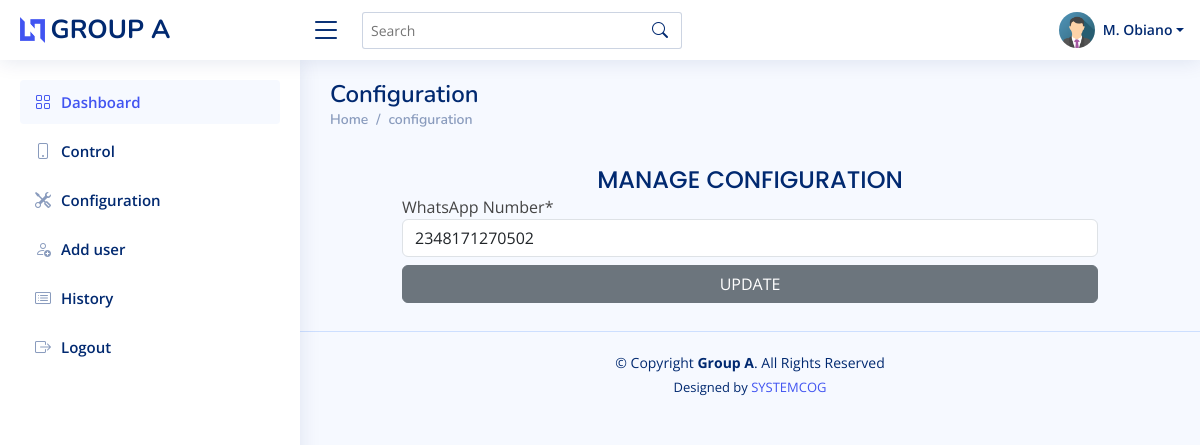
Screenshot of /configuration/ (signed in) with the database file from the repository.
### account/models.py (models this page shows)
class User(AbstractUser):
    phone = models.CharField(max_length=20, blank=True, null=True)
    password_reset = models.BooleanField(default=False)
    image = models.ImageField(default='passport.jpg', upload_to='passport')
    role = models.CharField(max_length=255, blank=True, null=True)
    threat_counter = models.IntegerField(default=0)
    disable_reason = models.TextField(max_length=200, blank=True, null=True)
    ip_address = models.CharField(max_length=20, blank=True, null=True)

class Config(models.Model):
    whatsapp_number = models.CharField(max_length=20, blank=True, null=True)
    acknowledge_request = models.BooleanField(default=True, blank=True, null=True)
    acknowledge_response = models.BooleanField(default=False, blank=True, null=True)
    connection_status = models.BooleanField(default=False, blank=True, null=True)

### account/decorators.py (the view)
        def wrapper_func(request, *args, **kwargs):
            group = None
            if request.user.groups.exists():
                group = request.user.groups.all()[0].name
            if group in allowed_roles:
                return view_func(request, *args, **kwargs)
            else:
                return render(request,'account/404.html')

### account/forms.py
class ConfigForm(forms.ModelForm):
    whatsapp_number = forms.IntegerField(label='WhatsApp Number',widget=forms.NumberInput(
        attrs={
            'class':'form-control',
            'placeholder':'234XXXXXXXXXX',
        }
    ))
    class Meta:
        model = Config
        fields = ['whatsapp_number']

### account/context_processors.py (called while the page is built)
def config_objects(request):
    from .models import Config
    if not Config.objects.all().exists():
        Config.objects.create()
    return {'config': Config.objects.get(id=1)}

### account/views.py (called while the page is built, shortened)
@login_required(login_url='login')
@allowed_users(allowed_roles=['visitor','admin'])
def config(request):
    user = request.user
    config = Config.objects.get(id=1)
    form = ConfigForm(instance=config)
    context = {
        'form':form,
    }
    return render(request, 'account/configuration.html', context)

### account/templates/account/configuration.html (shortened to what this page needs)
{% extends 'account/main.html' %}
{% load crispy_forms_tags %}
{% block content %}
<div class="pagetitle">
    <h1>Configuration</h1>
    <nav>
        <ol class="breadcrumb">
            <li class="breadcrumb-item"><a href="{% url 'home' %}">Home</a></li>
            <li class="breadcrumb-item">configuration</li>
        </ol>
    </nav>
</div>
<section class="section">
      <div class="row justify-content-center">
        <div class="col-lg-10 col-md-12">
            <div>
                <h5 class="card-title text-center pb-0 fs-4">MANAGE CONFIGURATION</h5>
            </div>
            <form action="" method="post">
                {{form|crispy}}
                <button type="button" class="btn btn-secondary my-2 w-100" data-bs-toggle="modal" data-bs-target="#config">UPDATE</button>
            </form>
        </div>
      </div>
</section>
{% endblock content %}

### account/templates/account/main.html (shortened to what this page needs)
{% load static %}
<!DOCTYPE html>
<html lang="en">
<head>
  <link href="{% static 'assets/vendor/bootstrap/css/bootstrap.min.css' %}" rel="stylesheet">
  <link href="{% static 'assets/vendor/bootstrap-icons/bootstrap-icons.css' %}" rel="stylesheet">
  <link href="{% static 'assets/vendor/boxicons/css/boxicons.min.css' %}" rel="stylesheet">
  <link href="{% static 'assets/vendor/quill/quill.snow.css' %}" rel="stylesheet">
  <link href="{% static 'assets/vendor/quill/quill.bubble.css' %}" rel="stylesheet">
  <link href="{% static 'assets/vendor/remixicon/remixicon.css' %}" rel="stylesheet">
  <link href="{% static 'assets/vendor/simple-datatables/style.css' %}" rel="stylesheet">
  <link href="{% static 'assets/css/style.css' %}" rel="stylesheet">
  <link rel="stylesheet" href="{% static 'toastr/toastr.min.css' %}">
</head>
<body>
  <header id="header" class="header fixed-top d-flex align-items-center">
    <div class="d-flex align-items-center justify-content-between">
      <a href="{% url 'home' %}" class="logo d-flex align-items-center">
        <img src="{% static 'assets/img/logo.png' %}" alt="">
        <span class="d-none d-lg-block">GROUP A</span>
      </a>
      <i class="bi bi-list toggle-sidebar-btn"></i>
    </div>
    <div class="search-bar">
      <form class="search-form d-flex align-items-center" method="POST" action="#">
        <input type="text" name="query" placeholder="Search" title="Enter search keyword">
        <button type="submit" title="Search"><i class="bi bi-search"></i></button>
      </form>
    </div>
    <nav class="header-nav ms-auto">
      <ul class="d-flex align-items-center">
        <li class="nav-item dropdown pe-3">
          <a class="nav-link nav-profile d-flex align-items-center pe-0" href="#" data-bs-toggle="dropdown">
            <img src="{{user.image.url}}" alt="Profile" class="rounded-circle">
            <span class="d-none d-md-block dropdown-toggle ps-2">{{user.first_name|first|upper}}. {{user.last_name}}</span>
          </a>
        </li>
      </ul>
    </nav>
  </header>
  <aside id="sidebar" class="sidebar">
    <ul class="sidebar-nav" id="sidebar-nav">
      <li class="nav-item">
        <a class="nav-link " href="{% url 'home' %}">
          <i class="bi bi-grid"></i>
          <span>Dashboard</span>
        </a>
      </li>
      <li class="nav-item">
        <a class="nav-link collapsed" href="{% url 'control' %}">
          <i class="bi bi-phone"></i>
          <span>Control</span>
        </a>
      </li>
      <li class="nav-item">
        <a class="nav-link collapsed" href="{% url 'config' %}">
          <i class="bi bi-tools"></i>
          <span>Configuration</span>
        </a>
      </li>
      <li class="nav-item">
        <a class="nav-link collapsed" href="{% url 'add-user' %}">
          <i class="bi bi-person-add"></i>
          <span>Add user</span>
        </a>
      </li>
      <li class="nav-item">
        <a class="nav-link collapsed" href="{% url 'log' %}">
          <i class="bi bi-card-list"></i>
          <span>History</span>
        </a>
      </li>
      <li class="nav-item">
        <a class="nav-link collapsed" href="{% url 'logout' %}">
          <i class="bi bi-box-arrow-right"></i>
          <span>Logout</span>
        </a>
      </li>
    </ul>
  </aside>
  <main id="main" class="main">
    {% block content %}{% endblock content %}
  </main>
  <footer id="footer" class="footer">
    <div class="copyright">
      &copy; Copyright <strong><span>Group A</span></strong>. All Rights Reserved
    </div>
    <div class="credits">
      Designed by <a href="https://bootstrapmade.com/">SYSTEMCOG</a>
    </div>
  </footer>
</body>
</html>

### account/static/assets/css/style.css (style rules this page uses)
:root { scroll-behavior: smooth; }
body { font-family: "Open Sans", sans-serif; background: #f6f9ff; color: #444444; }
a { color: #4154f1; text-decoration: none; }
h1, h2, h3, h4, h5, h6 { font-family: "Nunito", sans-serif; }
#main { margin-top: 60px; padding: 20px 30px; transition: all 0.3s; }
.pagetitle { margin-bottom: 10px; }
.pagetitle h1 { font-size: 24px; margin-bottom: 0; font-weight: 600; color: #012970; }
.card-title { padding: 20px 0 15px 0; font-size: 18px; font-weight: 500; color: #012970; font-family: "Poppins", sans-serif; }
.breadcrumb { font-size: 14px; font-family: "Nunito", sans-serif; color: #899bbd; font-weight: 600; }
.breadcrumb a { color: #899bbd; transition: 0.3s; }
.breadcrumb .breadcrumb-item::before { color: #899bbd; }
.logo { line-height: 1; }
@media (min-width: 1200px) { .logo { width: 280px; } }
.logo img { max-height: 26px; margin-right: 6px; }
.logo span { font-size: 26px; font-weight: 700; color: #012970; font-family: "Nunito", sans-serif; }
.header { transition: all 0.5s; z-index: 997; height: 60px; box-shadow: 0px 2px 20px rgba(1, 41, 112, 0.1); background-color: #fff; padding-left: 20px; }
.header .toggle-sidebar-btn { font-size: 32px; padding-left: 10px; cursor: pointer; color: #012970; }
.header .search-bar { min-width: 360px; padding: 0 20px; }
.header .search-form { width: 100%; }
.header .search-form input { border: 0; font-size: 14px; color: #012970; border: 1px solid rgba(1, 41, 112, 0.2); padding: 7px 38px 7px 8px; border-radius: 3px; transition: 0.3s; width: 100%; }
.header .search-form button { border: 0; padding: 0; margin-left: -30px; background: none; }
.header .search-form button i { color: #012970; }
.header-nav ul { list-style: none; }
.header-nav>ul { margin: 0; padding: 0; }
.header-nav .nav-profile { color: #012970; }
.header-nav .nav-profile img { max-height: 36px; }
.header-nav .nav-profile span { font-size: 14px; font-weight: 600; }
.sidebar { position: fixed; top: 60px; left: 0; bottom: 0; width: 300px; z-index: 996; transition: all 0.3s; padding: 20px; overflow-y: auto; scrollbar-width: thin; scrollbar-color: #aab7cf transparent; box-shadow: 0px 0px 20px rgba(1, 41, 112, 0.1); background-color: #fff; }
@media (min-width: 1200px) { #main, #footer { margin-left: 300px; } }
.sidebar-nav { padding: 0; margin: 0; list-style: none; }
.sidebar-nav li { padding: 0; margin: 0; list-style: none; }
.sidebar-nav .nav-item { margin-bottom: 5px; }
.sidebar-nav .nav-link { display: flex; align-items: center; font-size: 15px; font-weight: 600; color: #4154f1; transition: 0.3; background: #f6f9ff; padding: 10px 15px; border-radius: 4px; }
.sidebar-nav .nav-link i { font-size: 16px; margin-right: 10px; color: #4154f1; }
.sidebar-nav .nav-link.collapsed { color: #012970; background: #fff; }
.sidebar-nav .nav-link.collapsed i { color: #899bbd; }
.footer { padding: 20px 0; font-size: 14px; transition: all 0.3s; border-top: 1px solid #cddfff; }
.footer .copyright { text-align: center; color: #012970; }
.footer .credits { padding-top: 5px; text-align: center; font-size: 13px; color: #012970; }

### rows the page displays
User: image (picture), first_name|first "M", last_name "Obiano"
Config: whatsapp_number "2348171270502"
